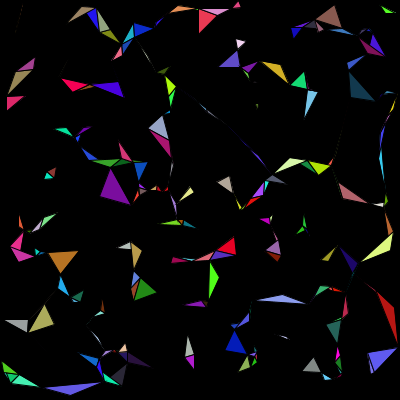
Frame 1 (no input)
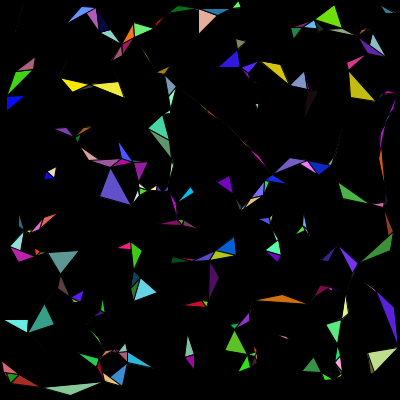
Frame 60 (the mouse pressed at the canvas centre just before this capture)
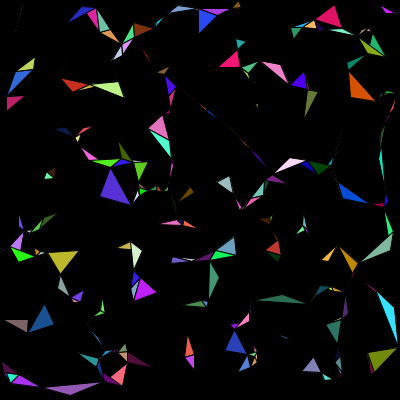
Frame 120 (the mouse held since frame 60 and released just before this capture)

The Processing sketch that drew these frames (run headless with seeded random() and noise(); from frame 60 on, the mouse is pressed at the canvas centre):

// Processing sketch: TriangleStuff
// ── TriangleStuff.pde
import java.util.Comparator;
import java.util.Collections;

final int CANT_POINTS =300; 

ArrayList<Point> points = new ArrayList<Point>(); 

void setup(){
  size(400,400);
  background(0 );
  for(int i=0;i<CANT_POINTS;i++) points.add(new Point());
  for(Point p:points) p.init();
}

void draw(){
  //for(Point p:points) ellipse(p.closest.get(0).x,p.closest.get(0).y,10,10);
  background(0 );
  for(Point p:points) {
    fill(random(255),random(255),random(255));
    triangle(p.pos.x,p.pos.y,p.closest.get(0).x,p.closest.get(0).y,p.closest.get(1).x,p.closest.get(1).y);
  }
}

class PointComparator implements Comparator<Point>{
  PVector pos;
  
  public PointComparator(PVector pos){
    this.pos = pos;
  }
  
  @Override
  public int compare(Point p1, Point p2) {
        return (int)(PVector.dist(p1.pos, pos)-PVector.dist(p2.pos, pos));
  }
}

class Point{
  PVector pos = new PVector(random(width), random(height));
  public ArrayList<PVector> closest = new ArrayList<PVector>();
    
  void init(){
    ArrayList<Point> tmpPoints = (ArrayList<Point>)points.clone();
    Collections.sort(tmpPoints, new PointComparator(this.pos));
    closest.add(tmpPoints.get(1).pos);
    closest.add(tmpPoints.get(2).pos);
    println("Soy un punto y mi pos es: "+pos);
    for(PVector p:closest) println(p);
  }
}
